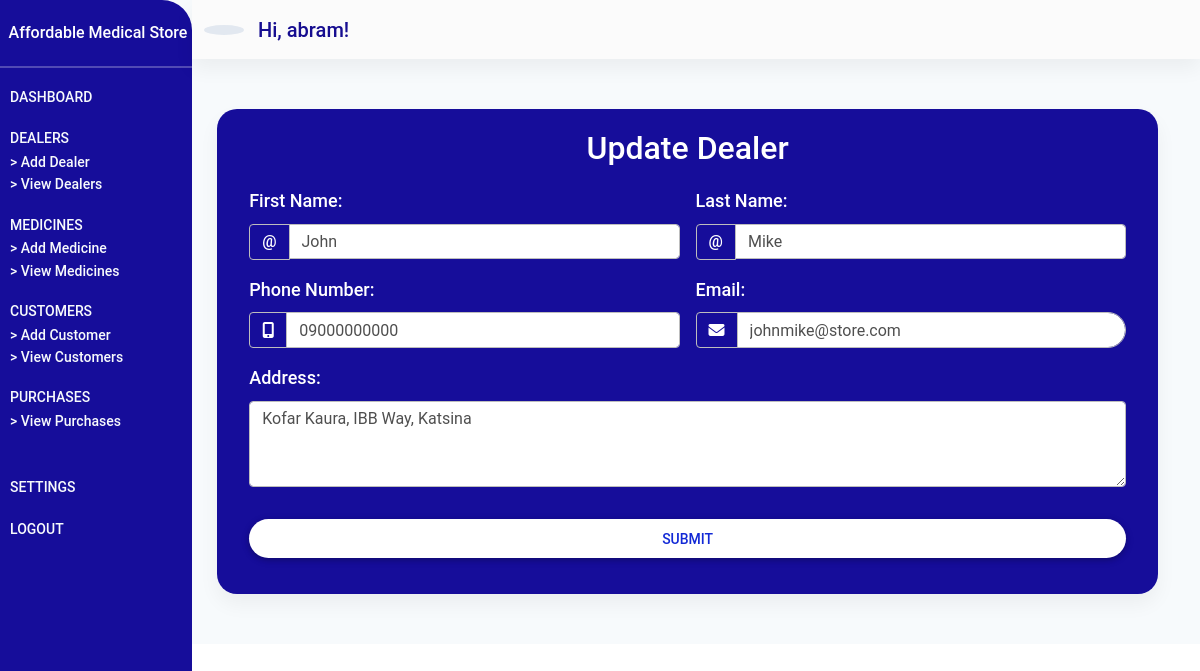
The app's page /dealers/update-dealer/1/ (signed in) with its own data.
### store/models.py (models this page shows, shortened)
class Dealer(models.Model):
    fname = models.CharField(max_length=100)
    lname = models.CharField(max_length=100)
    address = models.TextField()
    phone_number = models.CharField(max_length=15)
    email = models.CharField(max_length=50)

### store/views.py (the view, shortened to what this page needs)
# urls.py: path('dealers/update-dealer/<int:pk>/', update_dealer, name="update-dealer"),
@login_required(login_url="/login/")
def update_dealer(request, pk):
    dealer = Dealer.objects.get(id=pk)
    form = UpdateDealerForm(instance=dealer)
    context = {
        "form": form,
    }
    return render(request, "store/update-dealer.html", context)

### store/templates/store/update-dealer.html (shortened to what this page needs)
{% extends 'store/base.html' %}
{% load static %}
{% block content %}
    <section id="dashboard_section" class="dashboard_section">
        {% include "store/_dashboard-admin.html" %}
        <div class="container-fluid">
            <div class="add_dealer">
                <div class="dealer__card card">
                    <p class="h2">
                        Update Dealer
                    </p>
                    <div class="add__dealer__form">
                        <div class="container">
                            <form method="POST" class="row g-3">
                                <div class="col-md-6">
                                    <label for="validationCustomFirstName" class="form-label">
                                        First Name:
                                    </label>
                                    <div class="input-group">
                                        <span class="input-group-text" id="inputGroupPrepend">@</span>
                                        {{ form.fname }}
                                    </div>
                                </div>
                                <div class="col-md-6">
                                    <label for="validationCustomLastName" class="form-label">
                                        Last Name:
                                    </label>
                                    <div class="input-group">
                                        <span class="input-group-text" id="inputGroupPrepend">@</span>
                                        {{ form.lname }}
                                    </div>
                                </div>
                                <div class="col-md-6">
                                    <label for="validationPhoneNumber" class="form-label">
                                        Phone Number:
                                    </label>
                                    <div class="input-group">
                                        <span class="input-group-text" id="inputGroupPrepend">
                                            <i class="fa fa-mobile" aria-hidden="true"></i>
                                        </span>
                                        {{ form.phone_number }}
                                    </div>
                                </div>
                                <div class="col-md-6">
                                    <label for="validationEmail" class="form-label">
                                        Email:
                                    </label>
                                    <div class="input-group">
                                        <span class="input-group-text" id="inputGroupPrepend">
                                            <i class="fa fa-envelope" aria-hidden="true"></i>
                                        </span>
                                        {{ form.email }}
                                    </div>
                                </div>
                                <div class="col-md-12">
                                   <div class="form-group">
                                     <label for="validationAddress" class="form-label">
                                        Address:
                                     </label>
                                     {{ form.address }}
                                   </div>
                                </div>
                                <div class="col-12 pt-3">
                                    <div class="col-12 pb-3">
                                        <button class="btn btn-block login-button" type="submit">
                                            Submit
                                        </button>
                                    </div>
                                </div>
                            </form>
                        </div>
                    </div>
                </div>
            </div>
        </div>
    </section>
{% endblock content %}

### store/templates/store/_dashboard-admin.html (shortened to what this page needs)
{% load static %}
<div class="dashboard_header" id="sidebarToggleButton">
    <div class="dasboard_sidebar">
        <nav class="sidenav_bar sidenav-d-none" id="sideNavBar">
            <div class="dashboard_logo">
                <div class="logo_flex">
                    <span class="text">
                       Affordable Medical Store
                    </span>
                </div>
            </div>
            <hr class="hr_sidenav">
            <div class="sidebar_main">
                <ul class="sidebar">
                    <li class="sidebar_item">
                        <a href="{% url 'store:dashboard-admin' %}" class="item_link">
                            <span class="item_text sidebar_active">
                                Dashboard
                            </span>
                        </a>
                    </li>
                    <li class="sidebar_item">
                        <a class="item_link" id="dealerID">
                            <span class="item_text">
                                Dealers
                            </span>
                        </a>
                        <div class="dealer__items" id="dealerItems">
                            <a href="{% url "store:add-dealer" %}" class="dealer__item">
                                > Add Dealer
                            </a>
                            <a href="{% url "store:view-dealers" %}" class="dealer__item">
                                > View Dealers
                            </a>
                        </div>
                    </li>
                    <li class="sidebar_item">
                        <a class="item_link" id="medicineID">
                            <span class="item_text">
                                Medicines
                            </span>
                        </a>
                        <div class="medicine__items" id="medicineItems">
                            <a href="{% url 'store:add-medicine' %}" class="dealer__item">
                                > Add Medicine
                            </a>
                            <a href="{% url 'store:view-medicines' %}" class="dealer__item">
                                > View Medicines
                            </a>
                        </div>
                    </li>
                    <li class="sidebar_item">
                        <a class="item_link" id="customerID">
                            <span class="item_text">
                                Customers
                            </span>
                        </a>
                        <div class="customer__items" id="customerItems">
                            <a href="{% url 'store:add-customer' %}" class="dealer__item">
                                > Add Customer
                            </a>
                            <a href="{% url 'store:view-customers' %}" class="dealer__item">
                                > View Customers
                            </a>
                        </div>
                    </li>
                    <li class="sidebar_item" id="purchaseID">
                        <a class="item_link">
                            <span class="item_text">
                                Purchases
                            </span>
                        </a>
                        <div class="purchase__items" id="purchaseItems">
                            <a href="{% url 'store:view-purchases' %}" class="dealer__item">
                                > View Purchases
                            </a>
                        </div>
                    </li>
                </ul>
            </div>
            <div class="sidebar_meta">
                <ul class="sidebar">
                    <li class="sidebar_item">
                        <a href="{% url 'store:settings' %}" class="item_link">
                            <span class="item_text">
                                Settings
                            </span>
                        </a>
                    </li>
                    <li class="sidebar_item">
                        <a href="{% url 'store:confirm-logout' %}" class="item_link">
                            <span class="item_text">
                                Logout
                            </span>
                        </a>
                    </li>
                </ul>
            </div>
        </nav>
    </div>
    <div class="dashboard_navbar" id=mainNavBar>
        <nav class="navbar navbar-expand-sm navbar-light bg-light sticky-top">
            <div class="container-fluid">
                <a class="navbar-brand nav_image" href="#">
                    <img src="https://images.pexels.com/photos/3683041/pexels-photo-3683041.jpeg?cs=srgb&dl=couleur-medical-medicament-tablettes-3683041.jpg&fm=jpg" alt="" class="img-responsive">
                    <span class="nav_span" style="font-weight: 550;">
                        Hi, {{ request.user.username }}!
                    </span>
                </a>
            </div>
        </nav>
    </div>
</div>

### store/static/css/styles.css (style rules this page uses)
* { margin: 0%; padding: 0%; box-sizing: border-box; }
label.form-label { color: #fff !important; font-size: 18px; font-weight: 550; }
span.input-group-text { color: #fff !important; font-weight: 550; }
input.form-control.user_input, input.form-control.password_input { border-radius: 0px 20px 20px 0px !important; }
button.login-button { background-color: #fff; border-radius: 20px; font-size: 14px; font-weight: 550; color: #1229d6 !important; }
a.nav_image img { width: 40px; background-color: #e2e8f0; padding: 5px; color: #160d9a!important; border-radius: 50%; }
span.nav_span { font-weight: 550; color: #160d90; margin-left: 10px; }
span.sidebar_active { font-weight: 550; }
div.dashboard_navbar { margin-left: 12rem; }
nav.sidenav_bar { width: 12rem; height: 100%; padding-bottom: 50px; position: fixed; background: #160d9a; border-radius: 0px 30px 30px 0px; }
div.dashboard_logo { margin-top: 20px; margin-bottom: 20px; text-align: center; }
div.dashboard_logo span.text { color: #fff !important; font-weight: 550; }
hr.hr_sidenav { background-color: #fff; height: 2px; }
ul.sidebar { list-style: none; padding: 0; margin: 0; display: flex; flex-direction: column; align-items: flex-start; margin-left: 10px; }
li.sidebar_item { margin-bottom: 1rem; }
li.sidebar_item a { color: #f7fafc; font-size: 14px; font-weight: 500; }
li.sidebar_item span.item_text { text-transform: uppercase; }
div.dealer__items, div.medicine__items, div.employee__items, div.customer__items, div.purchase__items { display: flex; flex-direction: column; }
a.dealer__item { color: #f7fafc; font-size: 14px; }
div.sidebar_meta { margin-top: 26px; }
section.dashboard_section { --bg-opacity: 1; background-color: #f7fafc; background-size: contain; }
div.add_dealer { margin-top: 50px; padding-bottom: 50px; }
div.dealer__card, div.medicine__card, div.employee__card, div.customer__card, div.purchase__card, div.confirm__card { padding: 20px; background-color: #160d9a; width: 80%; margin: auto; margin-right: 30px; border-radius: 20px; }
div.dealer__card p.h2, div.medicine__card p.h2, div.employee__card p.h2, div.customer__card p.h2, div.purchase__card p.h2, div.confirm__card p.h2 { text-align: center; color: #fff; margin-bottom: 20px; font-weight: 550; }

### records on screen
Dealer: fname "John", lname "Mike", phone_number "09000000000", email "johnmike@store.com", address "Kofar Kaura, IBB Way, Katsina"

### other values on screen
{{ request.user.username }} "abram"
